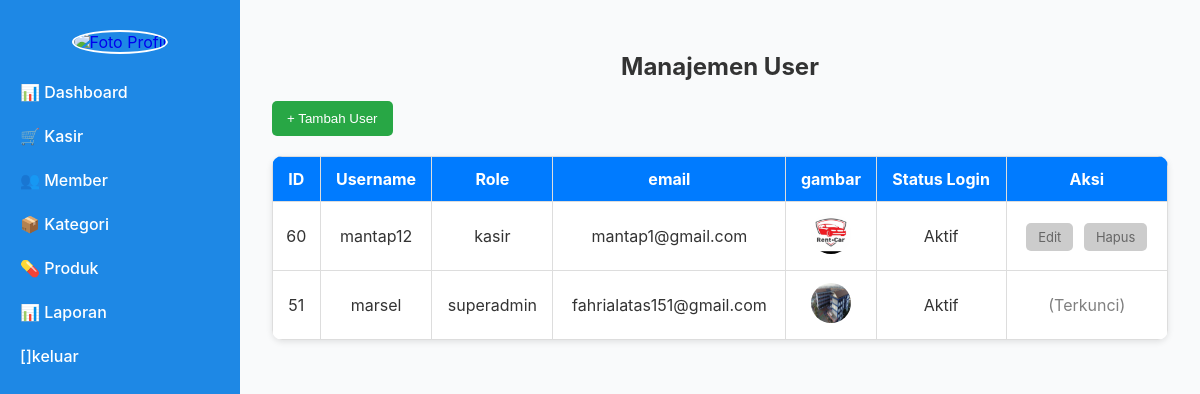
/super_admin/kasir.php, run on an earlier commit of the app's database.
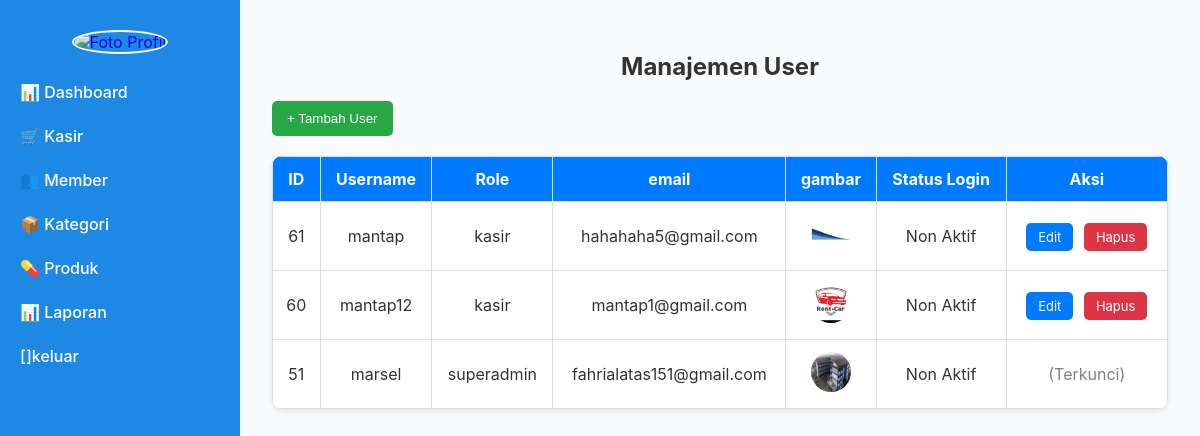
And on a later commit of the database.
### tables this page shows
CREATE TABLE `users` (
  `id` int(11) NOT NULL,
  `username` varchar(50) NOT NULL,
  `password` varchar(255) NOT NULL,
  `role` enum('superadmin','kasir') NOT NULL,
  `email` varchar(100) NOT NULL,
  `gambar` varchar(255) NOT NULL,
  `status_login` tinyint(1) DEFAULT 0
);

### super_admin/kasir.php (the view, shortened to what this page needs)
<?php
include_once 'sidebar_admin.php';
$conn = new mysqli("localhost", "root", "", "apotek1");
$users = $conn->query("SELECT * FROM users ORDER BY id DESC");
?>
<!DOCTYPE html>
<html lang="id">
<head>
</head>
<body>
<div class="container">
    <h2>Manajemen User</h2>
    <button class="btn-tambah" onclick="document.getElementById('modalTambah').style.display='flex'">+ Tambah User</button>
    <table>
        <tr>
            <th>ID</th>
            <th>Username</th>
            <th>Role</th>
            <th>email</th>
            <th>gambar</th>
            <th>Status Login</th>
            <th>Aksi</th>
        </tr>
<?php while ($row = $users->fetch_assoc()): ?>
<?php
    $isLoginKasir = $row['role'] === 'kasir' && $row['status_login'] == 1;
?>
<tr>
    <td><?= $row['id'] ?></td>
    <td><?= htmlspecialchars($row['username']) ?></td>
    <td><?= $row['role'] ?></td>
    <td><?= htmlspecialchars($row['email']) ?></td>
    <td>
        <img src="../uploads/<?= htmlspecialchars($row['gambar']) ?>" alt="Foto" style="width: 40px; height: 40px; border-radius: 50%;">
    </td>
    <td><?= ($row['status_login'] == 1) ? 'Aktif' : 'Non Aktif' ?></td>
    <td class="aksi">
        <?php if ($row['role'] !== 'superadmin'): ?>
            <?php if ($isLoginKasir): ?>
                <a href="javascript:void(0);" class="edit disabled" title="Tidak bisa edit user yang sedang login">Edit</a>
                <a href="javascript:void(0);" class="hapus disabled" title="Tidak bisa hapus user yang sedang login">Hapus</a>
            <?php else: ?>
                <a href="#" class="edit" onclick="bukaModalEdit('<?= $row['id'] ?>','<?= htmlspecialchars($row['username'], ENT_QUOTES) ?>','<?= $row['role'] ?>','<?= htmlspecialchars($row['email'], ENT_QUOTES) ?>')">Edit</a>
                <?php if ($_SESSION['role'] !== 'kasir'): ?>
                    <a href="?hapus=<?= $row['id'] ?>" class="hapus" onclick="return confirm('Yakin ingin menghapus user ini?')">Hapus</a>
                <?php else: ?>
                    <a href="javascript:void(0);" class="hapus disabled" title="Kasir tidak diizinkan menghapus">Hapus</a>
                <?php endif; ?>
            <?php endif; ?>
        <?php else: ?>
            <span style="color: gray;">(Terkunci)</span>
        <?php endif; ?>
    </td>
</tr>
<?php endwhile; ?>
    </table>
</div>
</body>
</html>

What changed in the data, as far as the page shows it:
added users: id "61", username "mantap", role "kasir", email "hahahaha5@gmail.com", gambar (picture), status_login "Non Aktif"
changed users "mantap12": status_login "Aktif" → "Non Aktif"
changed users "marsel": status_login "Aktif" → "Non Aktif"
